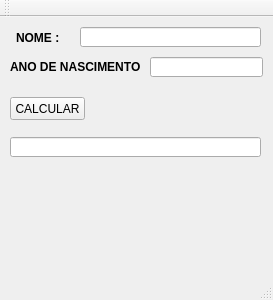
<?xml version="1.0" encoding="UTF-8"?>
<ui version="4.0">
 <class>MainWindow</class>
 <widget class="QMainWindow" name="MainWindow">
  <property name="geometry">
   <rect>
    <x>0</x>
    <y>0</y>
    <width>273</width>
    <height>300</height>
   </rect>
  </property>
  <property name="windowTitle">
   <string>PROJETO CLASSE ELEITOR</string>
  </property>
  <widget class="QWidget" name="centralWidget">
   <widget class="QLabel" name="label">
    <property name="geometry">
     <rect>
      <x>16</x>
      <y>10</y>
      <width>61</width>
      <height>21</height>
     </rect>
    </property>
    <property name="font">
     <font>
      <weight>75</weight>
      <bold>true</bold>
     </font>
    </property>
    <property name="text">
     <string>NOME :</string>
    </property>
   </widget>
   <widget class="QLabel" name="label_2">
    <property name="geometry">
     <rect>
      <x>10</x>
      <y>40</y>
      <width>131</width>
      <height>20</height>
     </rect>
    </property>
    <property name="font">
     <font>
      <weight>75</weight>
      <bold>true</bold>
     </font>
    </property>
    <property name="text">
     <string>ANO DE NASCIMENTO : </string>
    </property>
   </widget>
   <widget class="QLineEdit" name="lineEditNome">
    <property name="geometry">
     <rect>
      <x>80</x>
      <y>10</y>
      <width>181</width>
      <height>20</height>
     </rect>
    </property>
   </widget>
   <widget class="QLineEdit" name="lineEditAnoDeNascimento">
    <property name="geometry">
     <rect>
      <x>150</x>
      <y>40</y>
      <width>113</width>
      <height>20</height>
     </rect>
    </property>
   </widget>
   <widget class="QPushButton" name="pushButtonCalcular">
    <property name="geometry">
     <rect>
      <x>10</x>
      <y>80</y>
      <width>75</width>
      <height>23</height>
     </rect>
    </property>
    <property name="text">
     <string>CALCULAR</string>
    </property>
   </widget>
   <widget class="QLineEdit" name="lineEditSaida">
    <property name="geometry">
     <rect>
      <x>10</x>
      <y>120</y>
      <width>251</width>
      <height>20</height>
     </rect>
    </property>
   </widget>
  </widget>
  <widget class="QMenuBar" name="menuBar">
   <property name="geometry">
    <rect>
     <x>0</x>
     <y>0</y>
     <width>273</width>
     <height>21</height>
    </rect>
   </property>
  </widget>
  <widget class="QToolBar" name="mainToolBar">
   <attribute name="toolBarArea">
    <enum>TopToolBarArea</enum>
   </attribute>
   <attribute name="toolBarBreak">
    <bool>false</bool>
   </attribute>
  </widget>
  <widget class="QStatusBar" name="statusBar"/>
 </widget>
 <layoutdefault spacing="6" margin="11"/>
 <resources/>
 <connections/>
</ui>
